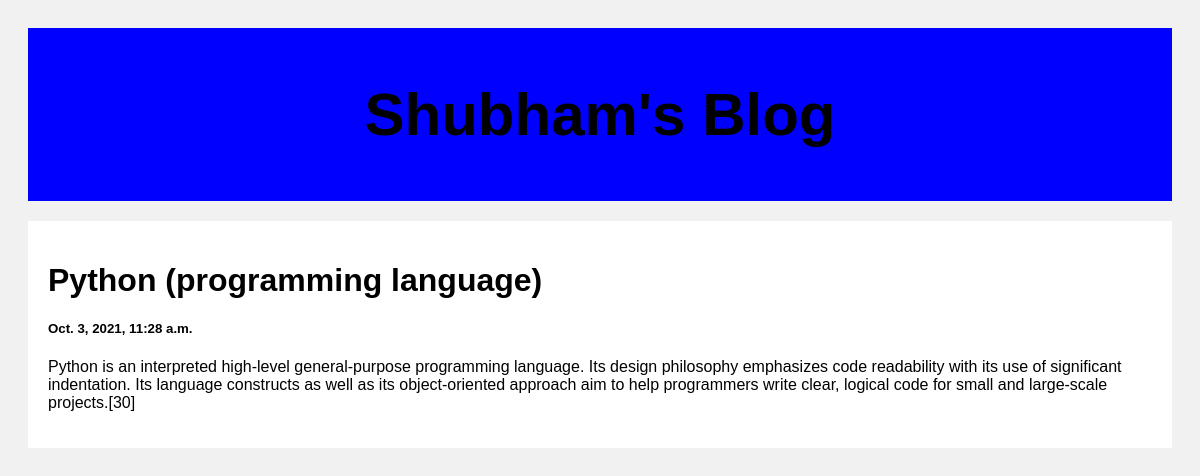
/post/1, run on the app's committed database.
### posts/models.py (models this page shows)
class Post(models.Model):
    title = models.CharField(max_length = 100)
    body = models.CharField(max_length = 1000000)
    created_at = models.DateTimeField(default = datetime.now, blank = True)

### posts/views.py (the view)
# urls.py: path('post/<str:pk>', views.post, name = 'post')
def post(request, pk):
    posts = Post.objects.get(id = pk)
    return render(request, 'post.html', {'posts' : posts})

### templates/post.html (shortened to what this page needs)
<!DOCTYPE html>
<html>
<head>
</head>
<body>
<div class="header">
  <h2>Shubham's Blog</h2>
</div>
<div class="row">
  <div class="leftcolumn">
    <div class="card">
      <a style="text-decoration: none; color: black;" href="/post/{{post.id}}">
        <h1>{{posts.title}}</h1>
        <h5>{{posts.created_at}}</h5>
        <p>{{posts.body}}</p>
      </a>
    </div>
  </div>
</div>
</body>
</html>

### templates/post.html (style rules this page uses)
* { box-sizing: border-box; }
body { font-family: Arial; padding: 20px; background: #f1f1f1; }
.header { padding: 2px; font-size: 40px; text-align: center; background: blue; }
.leftcolumn { float: left; width: 100%; }
.card { background-color: white; padding: 20px; margin-top: 20px; }
.row:after { content: ""; display: table; clear: both; }

### data on the page
Post: title "Python (programming language)", created_at "Oct. 3, 2021, 11:28 a.m.", body "Python is an interpreted high-level general-purpose programming language. Its design philosophy emphasizes code readability with its use of significant indentation. Its language constructs as well as its object-oriented approach aim to help programmers write clear, logical code for small and large-scale projects.[30]"
